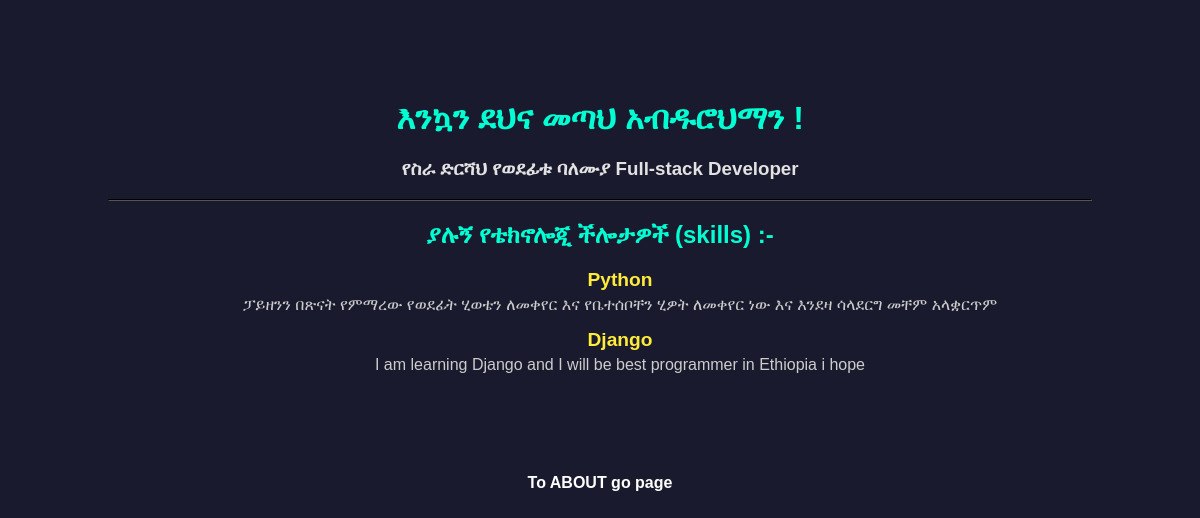
The page / on the database its author committed.
### myapp/models.py (models this page shows, shortened)
class Skill(models.Model):
    title= models.CharField(max_length=100)
    description = models.TextField()

### myapp/views.py (the view)
def home (request):
    skills = Skill.objects.all()
    context = {
        'username': 'አብዱሮህማን ' ,
        'role': 'የወደፊቱ ባለሙያ Full-stack Developer ',
        'skills':skills
        }
    return render(request, 'home.html',context)

### myapp/templates/home.html
{% extends 'base.html' %}
{% block content %}
<div style="margin: 100px;">
    <h1> እንኳን ደህና መጣህ {{username}}! </h1>
    <h3> የስራ ድርሻህ {{role}}</h3>
    <hr style="border-color: #555;">
    <h2 style="color: #00ffd2;"> ያሉኝ የቴክኖሎጂ ችሎታዎች (skills) :-</h2>
    <ul>
        {% for skill in skills %}
            <li style="margin-bottom: 15px; list-style: none;">
                <strong style="font-size: 1.2rem; color: #ffeb3b;"> {{skill.title}} </strong>
                <p style="margin: 5px 0 0 0; color: #ccc;"> {{skill.description}}</p>
            </li>
        {% empty %}
            <li> እስካሁን ምንም አይነት ችሎታ አልተመዘገበም </li>
        {% endfor %}
    </ul>
</div>
    <a href="/about/" style="color: white; font-weight: bold ; text-decoration: solid;"> To ABOUT  go page </a>
{% endblock content %}

### myapp/templates/base.html (shortened to what this page needs)
{% load static %}
<!DOCTYPE html>
<html lang="en">
<head>
    <link rel="stylesheet" href="{% static 'css/style.css' %}">
</head>
<body>
    {% block content %}
    {% endblock content %}
</body>
</html>

### myapp/static/css/style.css (style rules this page uses)
body { background-color: #1a1a2e; color: #e2e2e2; text-align: center; font-family: sans-serif; }
h1 { color: #00ffd2; margin-top: 50px; }

### rows shown on the page
Skill: title "Python", description "ፓይዘንን በጽናት የምማረው የወደፊት ሂወቴን ለመቀየር እና የቤተሰቦቸን ሂዎት ለመቀየር ነው እና እንደዛ ሳላደርግ መቸም አላቋርጥም"
Skill: title "Django", description "I am learning Django and I will be best programmer in Ethiopia i hope"

### other values the page prints
{{ username }} "አብዱሮህማን"
{{ role }} "የወደፊቱ ባለሙያ Full-stack Developer"
